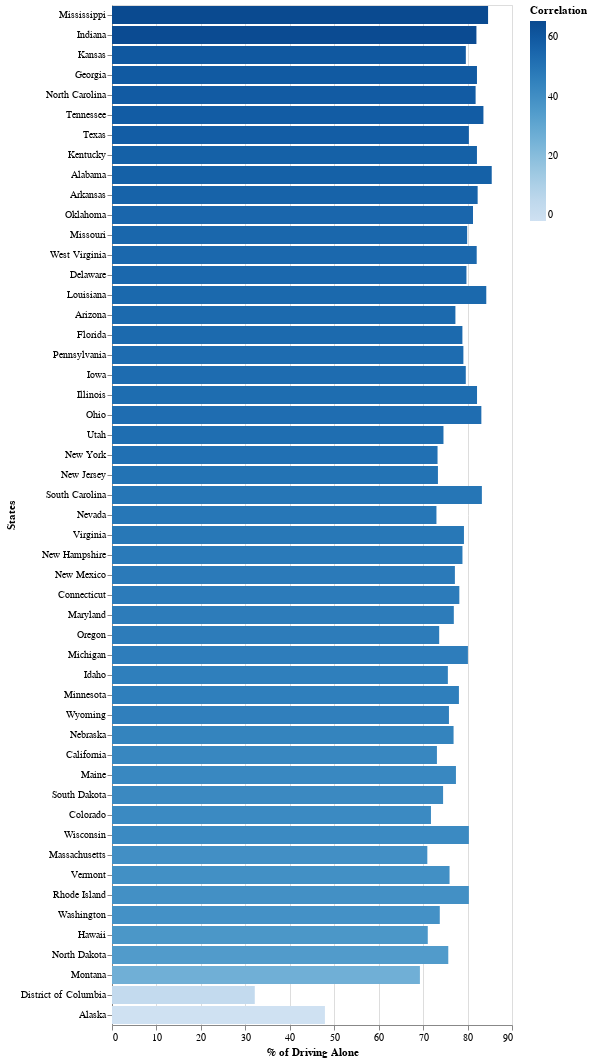

The notebook cell this image was saved under:
### Code cell
class State_Data:
  """Data findings from states"""

  def __init__(self):
    self.y_values = ['% of Alcohol Deaths', '% of Driving Alone']

  def show_chart(self, name):
    """Displays a chart"""
    c = alt.Chart(alcho_data).mark_bar().encode(
        x=f'{name}:Q',
        y=alt.Y(f'States:N', sort='-color'),
        color='Correlation:Q'
    )
    return c

  def show_states(self, name):
    """Show the state view"""
    c = alt.Chart(vega_states).mark_geoshape().encode(
        color=f'{name}:Q'
    ).transform_lookup(
        lookup='id',
        from_=alt.LookupData(alcho_data, 'id', [name])
    ).properties(
        width=500,
        height=300
    ).project(
        type='albersUsa'
    )
    return c

s = State_Data()
s.show_chart(s.y_values[1])

### Figure 1 — Vega-Lite specification as saved in the notebook (floating-point values rounded to 4 significant figures)
{"config": {"view": {"continuousWidth": 400, "continuousHeight": 300}}, "data": {"name": "data-5337922e464441f106d58c29c80f9dab"}, "mark": "bar", "encoding": {"color": {"field": "Correlation", "type": "quantitative"}, "x": {"field": "% of Driving Alone", "type": "quantitative"}, "y": {"field": "States", "sort": "-color", "type": "nominal"}}, "$schema": "https://vega.github.io/schema/vega-lite/v4.17.0.json", "datasets": {"data-5337922e464441f106d58c29c80f9dab": [{"States": "Alabama", "% of Alcohol Deaths": 28.39, "% of Driving Alone": 85.44, "id": 1, "Correlation": 57.05}, {"States": "Alaska", "% of Alcohol Deaths": 49.78, "% of Driving Alone": 47.91, "id": 2, "Correlation": -1.87}, {"States": "Arizona", "% of Alcohol Deaths": 23.39, "% of Driving Alone": 77.27, "id": 3, "Correlation": 53.87}, {"States": "Arkansas", "% of Alcohol Deaths": 25.95, "% of Driving Alone": 82.27, "id": 4, "Correlation": 56.32}, {"States": "California", "% of Alcohol Deaths": 30.31, "% of Driving Alone": 73.11, "id": 5, "Correlation": 42.8}, {"States": "Colorado", "% of Alcohol Deaths": 29.93, "% of Driving Alone": 71.77, "id": 6, "Correlation": 41.84}, {"States": "Connecticut", "% of Alcohol Deaths": 30.84, "% of Driving Alone": 78.15, "id": 7, "Correlation": 47.31}, {"States": "Delaware", "% of Alcohol Deaths": 25.48, "% of Driving Alone": 79.75, "id": 8, "Correlation": 54.27}, {"States": "District of Columbia", "% of Alcohol Deaths": 29.05, "% of Driving Alone": 32.12, "id": 9, "Correlation": 3.07}, {"States": "Florida", "% of Alcohol Deaths": 25.2, "% of Driving Alone": 78.84, "id": 10, "Correlation": 53.64}, {"States": "Georgia", "% of Alcohol Deaths": 22.72, "% of Driving Alone": 82.12, "id": 11, "Correlation": 59.39}, {"States": "Hawaii", "% of Alcohol Deaths": 34.41, "% of Driving Alone": 71.05, "id": 12, "Correlation": 36.63}, {"States": "Idaho", "% of Alcohol Deaths": 29.51, "% of Driving Alone": 75.57, "id": 13, "Correlation": 46.06}, {"States": "Illinois", "% of Alcohol Deaths": 29.38, "% of Driving Alone": 82.13, "id": 14, "Correlation": 52.75}, {"States": "Indiana", "% of Alcohol Deaths": 17.1, "% of Driving Alone": 82.0, "id": 15, "Correlation": 64.89}, {"States": "Iowa", "% of Alcohol Deaths": 26.68, "% of Driving Alone": 79.6, "id": 16, "Correlation": 52.92}, {"States": "Kansas", "% of Alcohol Deaths": 19.43, "% of Driving Alone": 79.61, "id": 17, "Correlation": 60.18}, {"States": "Kentucky", "% of Alcohol Deaths": 25.04, "% of Driving Alone": 82.11, "id": 18, "Correlation": 57.07}, {"States": "Louisiana", "% of Alcohol Deaths": 30.09, "% of Driving Alone": 84.21, "id": 19, "Correlation": 54.12}, {"States": "Maine", "% of Alcohol Deaths": 34.99, "% of Driving Alone": 77.39, "id": 20, "Correlation": 42.4}, {"States": "Maryland", "% of Alcohol Deaths": 29.96, "% of Driving Alone": 76.91, "id": 21, "Correlation": 46.95}, {"States": "Massachusetts", "% of Alcohol Deaths": 31.34, "% of Driving Alone": 70.95, "id": 22, "Correlation": 39.61}, {"States": "Michigan", "% of Alcohol Deaths": 33.53, "% of Driving Alone": 80.08, "id": 23, "Correlation": 46.55}, {"States": "Minnesota", "% of Alcohol Deaths": 32.02, "% of Driving Alone": 78.06, "id": 24, "Correlation": 46.04}, {"States": "Mississippi", "% of Alcohol Deaths": 19.22, "% of Driving Alone": 84.62, "id": 25, "Correlation": 65.4}, {"States": "Missouri", "% of Alcohol Deaths": 25.0, "% of Driving Alone": 79.91, "id": 26, "Correlation": 54.9}, {"States": "Montana", "% of Alcohol Deaths": 43.06, "% of Driving Alone": 69.28, "id": 27, "Correlation": 26.22}, {"States": "Nebraska", "% of Alcohol Deaths": 32.74, "% of Driving Alone": 76.85, "id": 28, "Correlation": 44.12}, {"States": "Nevada", "% of Alcohol Deaths": 23.94, "% of Driving Alone": 73.0, "id": 29, "Correlation": 49.06}, {"States": "New Hampshire", "% of Alcohol Deaths": 31.05, "% of Driving Alone": 78.85, "id": 30, "Correlation": 47.8}, {"States": "New Jersey", "% of Alcohol Deaths": 22.73, "% of Driving Alone": 73.34, "id": 31, "Correlation": 50.61}, {"States": "New Mexico", "% of Alcohol Deaths": 29.45, "% of Driving Alone": 77.15, "id": 32, "Correlation": 47.7}, {"States": "New York", "% of Alcohol Deaths": 21.83, "% of Driving Alone": 73.25, "id": 33, "Correlation": 51.42}, {"States": "North Carolina", "% of Alcohol Deaths": 22.82, "% of Driving Alone": 81.81, "id": 34, "Correlation": 59.0}, {"States": "North Dakota", "% of Alcohol Deaths": 40.77, "% of Driving Alone": 75.66, "id": 35, "Correlation": 34.9}, {"States": "Ohio", "% of Alcohol Deaths": 30.51, "% of Driving Alone": 83.1, "id": 36, "Correlation": 52.59}, {"States": "Oklahoma", "% of Alcohol Deaths": 26.2, "% of Driving Alone": 81.22, "id": 37, "Correlation": 55.03}, {"States": "Oregon", "% of Alcohol Deaths": 26.67, "% of Driving Alone": 73.62, "id": 38, "Correlation": 46.95}, {"States": "Pennsylvania", "% of Alcohol Deaths": 26.03, "% of Driving Alone": 79.06, "id": 39, "Correlation": 53.03}, {"States": "Rhode Island", "% of Alcohol Deaths": 41.14, "% of Driving Alone": 80.3, "id": 40, "Correlation": 39.16}, {"States": "South Carolina", "% of Alcohol Deaths": 33.76, "% of Driving Alone": 83.22, "id": 41, "Correlation": 49.46}, {"States": "South Dakota", "% of Alcohol Deaths": 32.62, "% of Driving Alone": 74.49, "id": 42, "Correlation": 41.87}, {"States": "Tennessee", "% of Alcohol Deaths": 24.85, "% of Driving Alone": 83.57, "id": 43, "Correlation": 58.72}, {"States": "Texas", "% of Alcohol Deaths": 22.04, "% of Driving Alone": 80.3, "id": 44, "Correlation": 58.25}, {"States": "Utah", "% of Alcohol Deaths": 22.38, "% of Driving Alone": 74.58, "id": 45, "Correlation": 52.2}, {"States": "Vermont", "% of Alcohol Deaths": 36.49, "% of Driving Alone": 75.95, "id": 46, "Correlation": 39.46}, {"States": "Virginia", "% of Alcohol Deaths": 30.43, "% of Driving Alone": 79.19, "id": 47, "Correlation": 48.76}, {"States": "Washington", "% of Alcohol Deaths": 34.99, "% of Driving Alone": 73.75, "id": 48, "Correlation": 38.76}, {"States": "West Virginia", "% of Alcohol Deaths": 27.75, "% of Driving Alone": 82.06, "id": 49, "Correlation": 54.3}, {"States": "Wisconsin", "% of Alcohol Deaths": 38.55, "% of Driving Alone": 80.3, "id": 50, "Correlation": 41.75}, {"States": "Wyoming", "% of Alcohol Deaths": 30.01, "% of Driving Alone": 75.81, "id": 51, "Correlation": 45.81}]}}
